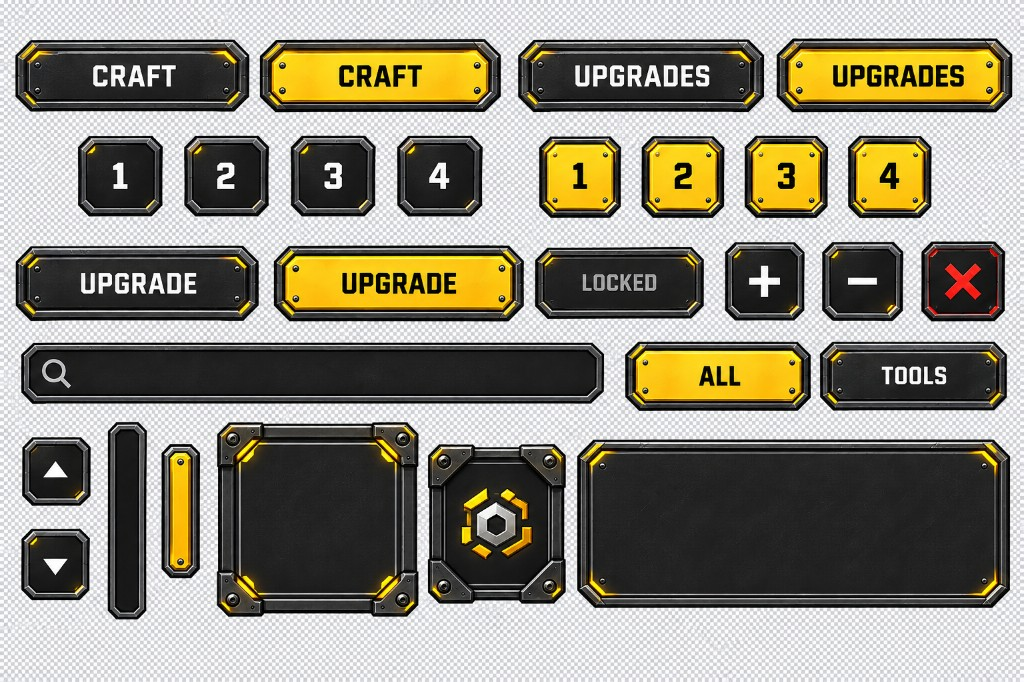
#> input picture Art/craftstation_ui/kit_v2.jpg, 1024 x 682 px, found by its file name
$ python slice_craftstation_nums.py
#> lines starting #> are read from the running program, lines starting #| are printed output that depends on the picture
# Precise crops from kit_v2 (1024x682) for tablet 1-4 and the wide cover plate.
from pathlib import Path

from PIL import Image

KIT = Path(r"C:\Coding Projects\RemasteredFrameworkSystems\Art\craftstation_ui\kit_v2.jpg")
OUT = Path(r"C:\Coding Projects\RemasteredFrameworkSystems\Gui\Images\craftstation")

# Measured from kit_v2_boxes.png / source.
CROPS = {
	"num_1_off.png": (73, 120, 158, 202),
	"num_2_off.png": (181, 120, 266, 202),
	"num_3_off.png": (289, 120, 374, 202),
	"num_4_off.png": (397, 120, 482, 202),
	"num_1_on.png": (541, 119, 625, 203),
	"num_2_on.png": (649, 119, 733, 203),
	"num_3_on.png": (757, 119, 841, 203),
	"num_4_on.png": (865, 119, 949, 203),
	"tab_craft_off.png": (18, 18, 253, 91),
	"tab_craft_on.png": (271, 16, 513, 91),
	"tab_upgrades_off.png": (531, 18, 777, 91),
	"tab_upgrades_on.png": (795, 16, 1041, 91),
	"btn_locked.png": (543, 230, 712, 302),
	"panel_wide.png": (579, 438, 1010, 608),
	"panel_hex.png": (428, 446, 566, 605),
	"panel_square.png": (216, 419, 419, 618),
}


def main():
	img = Image.open(KIT).convert("RGBA")
	# Drop near-white checker so overlays don't flash gray.
	px = img.load()
	w, h = img.size
#> w = 1024; h = 682
	for y in range(h):
		for x in range(w):
			r, g, b, a = px[x, y]
			chroma = max(r, g, b) - min(r, g, b)
			mean = (r + g + b) / 3
			if chroma < 22 and mean > 200:
				px[x, y] = (0, 0, 0, 0)
	for name, box in CROPS.items():
		img.crop(box).save(OUT / name)
		print("WROTE", name, img.crop(box).size)
#> this loop made 16 passes
#> pass 1, in main, `img.crop(box).save(OUT / name)`:
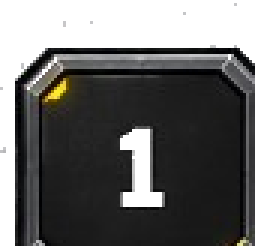
#> saved as num_1_off.png: PIL image 85x82 RGBA (shown 3 times larger); mean R, G, B, A 30.6, 30.3, 29.5, 183.4; transparent parts drawn white
#> pass 2, in main, `img.crop(box).save(OUT / name)`:
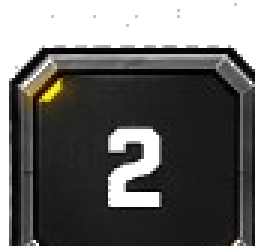
#> saved as num_2_off.png: PIL image 85x82 RGBA (shown 3 times larger); mean R, G, B, A 33.2, 32.8, 31.5, 186.3; transparent parts drawn white
#> after the loop:
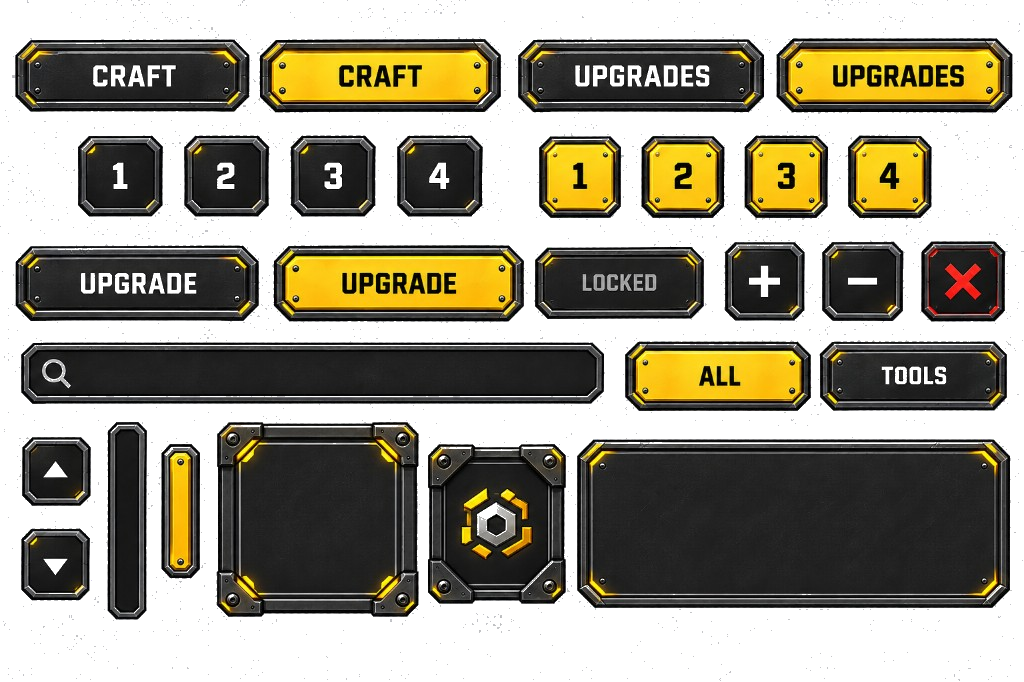
#> img: PIL image 1024x682 RGBA; mean R, G, B, A 43.4, 38.8, 23.4, 145; transparent parts drawn white


if __name__ == "__main__":
	main()

$ run again, with Art/craftstation_ui/kit_v3_clean.jpg copied over Art/craftstation_ui/kit_v2.jpg
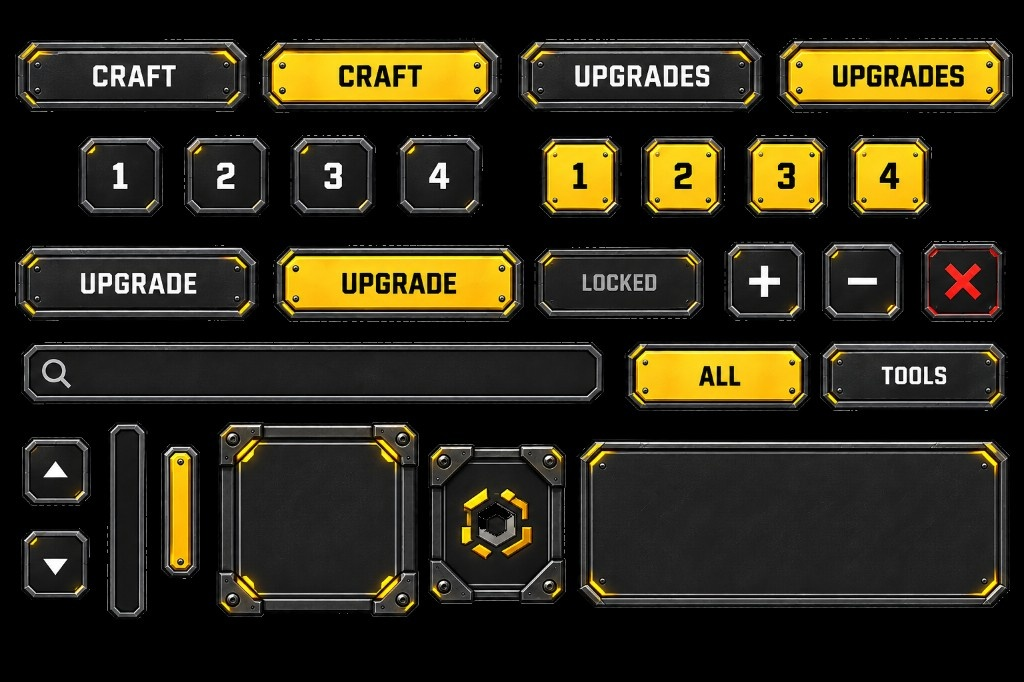
#> input picture Art/craftstation_ui/kit_v3_clean.jpg, 1024 x 682 px, found by its file name
#> the loop in main, `for name, box in CROPS.items():` made 16 passes
#> pass 1, in main, `img.crop(box).save(OUT / name)`:
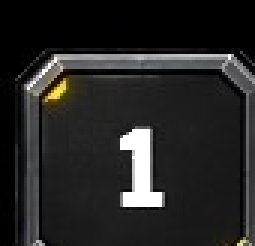
#> saved as num_1_off.png: PIL image 85x82 RGBA (shown 3 times larger); mean R, G, B, A 30.1, 29.8, 29.1, 247.3; transparent parts drawn white
#> pass 2, in main, `img.crop(box).save(OUT / name)`:
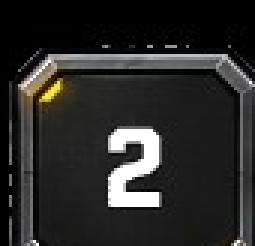
#> saved as num_2_off.png: PIL image 85x82 RGBA (shown 3 times larger); mean R, G, B, A 32.1, 31.6, 30.3, 244.7; transparent parts drawn white
